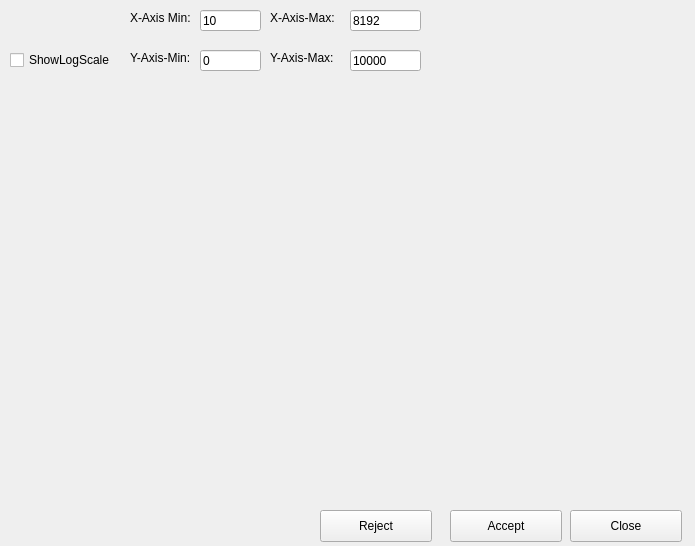
<?xml version="1.0" encoding="UTF-8"?>
<ui version="4.0">
 <class>SimpleFigure</class>
 <widget class="QWidget" name="SimpleFigure">
  <property name="geometry">
   <rect>
    <x>0</x>
    <y>0</y>
    <width>695</width>
    <height>546</height>
   </rect>
  </property>
  <property name="windowTitle">
   <string>Form</string>
  </property>
  <widget class="QCustomPlot" name="dataPlot" native="true">
   <property name="geometry">
    <rect>
     <x>20</x>
     <y>80</y>
     <width>641</width>
     <height>371</height>
    </rect>
   </property>
  </widget>
  <widget class="QPushButton" name="btn_Close">
   <property name="geometry">
    <rect>
     <x>570</x>
     <y>510</y>
     <width>112</width>
     <height>32</height>
    </rect>
   </property>
   <property name="text">
    <string>Close</string>
   </property>
  </widget>
  <widget class="QPushButton" name="btn_Accept">
   <property name="geometry">
    <rect>
     <x>450</x>
     <y>510</y>
     <width>112</width>
     <height>32</height>
    </rect>
   </property>
   <property name="text">
    <string>Accept</string>
   </property>
  </widget>
  <widget class="QPushButton" name="btn_Reject">
   <property name="geometry">
    <rect>
     <x>320</x>
     <y>510</y>
     <width>112</width>
     <height>32</height>
    </rect>
   </property>
   <property name="text">
    <string>Reject</string>
   </property>
  </widget>
  <widget class="QLabel" name="lab_XAxisMin">
   <property name="geometry">
    <rect>
     <x>130</x>
     <y>10</y>
     <width>71</width>
     <height>16</height>
    </rect>
   </property>
   <property name="text">
    <string>X-Axis Min:</string>
   </property>
  </widget>
  <widget class="QLabel" name="lab_XAxisMax">
   <property name="geometry">
    <rect>
     <x>270</x>
     <y>10</y>
     <width>81</width>
     <height>16</height>
    </rect>
   </property>
   <property name="text">
    <string>X-Axis-Max:</string>
   </property>
  </widget>
  <widget class="QLabel" name="lab_YAxisMin">
   <property name="geometry">
    <rect>
     <x>130</x>
     <y>50</y>
     <width>71</width>
     <height>16</height>
    </rect>
   </property>
   <property name="text">
    <string>Y-Axis-Min:</string>
   </property>
  </widget>
  <widget class="QLabel" name="lab_YAxisMax">
   <property name="geometry">
    <rect>
     <x>270</x>
     <y>50</y>
     <width>71</width>
     <height>16</height>
    </rect>
   </property>
   <property name="text">
    <string>Y-Axis-Max:</string>
   </property>
  </widget>
  <widget class="QLineEdit" name="lineEdit_XAxisMin">
   <property name="geometry">
    <rect>
     <x>200</x>
     <y>10</y>
     <width>61</width>
     <height>21</height>
    </rect>
   </property>
   <property name="text">
    <string>10</string>
   </property>
  </widget>
  <widget class="QLineEdit" name="lineEdit_YAxisMin">
   <property name="geometry">
    <rect>
     <x>200</x>
     <y>50</y>
     <width>61</width>
     <height>21</height>
    </rect>
   </property>
   <property name="text">
    <string>0</string>
   </property>
  </widget>
  <widget class="QLineEdit" name="lineEdit_XAxisMax">
   <property name="geometry">
    <rect>
     <x>350</x>
     <y>10</y>
     <width>71</width>
     <height>21</height>
    </rect>
   </property>
   <property name="text">
    <string>8192</string>
   </property>
  </widget>
  <widget class="QLineEdit" name="lineEdit_YAxisMax">
   <property name="geometry">
    <rect>
     <x>350</x>
     <y>50</y>
     <width>71</width>
     <height>21</height>
    </rect>
   </property>
   <property name="text">
    <string>10000</string>
   </property>
  </widget>
  <widget class="QCheckBox" name="checkBox_LogScale">
   <property name="geometry">
    <rect>
     <x>10</x>
     <y>50</y>
     <width>111</width>
     <height>20</height>
    </rect>
   </property>
   <property name="text">
    <string>ShowLogScale</string>
   </property>
  </widget>
 </widget>
 <customwidgets>
  <customwidget>
   <class>QCustomPlot</class>
   <extends>QWidget</extends>
   <header>qcustomplot.h</header>
   <container>1</container>
  </customwidget>
 </customwidgets>
 <resources/>
 <connections/>
</ui>
